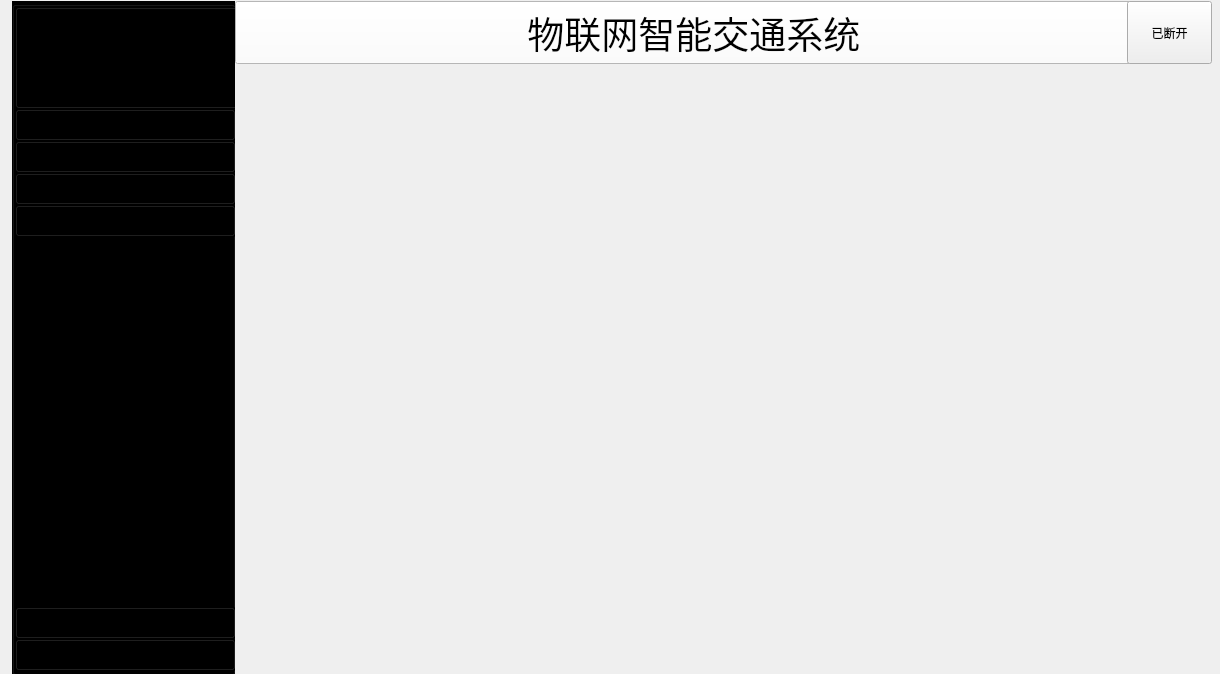
<?xml version="1.0" encoding="UTF-8"?>
<ui version="4.0">
 <class>Widget</class>
 <widget class="QWidget" name="Widget">
  <property name="geometry">
   <rect>
    <x>0</x>
    <y>0</y>
    <width>1220</width>
    <height>674</height>
   </rect>
  </property>
  <property name="windowTitle">
   <string>BugKiller</string>
  </property>
  <property name="windowIcon">
   <iconset resource="icons.qrc">
    <normaloff>:/icon/BKlogo.png</normaloff>:/icon/BKlogo.png</iconset>
  </property>
  <widget class="QWidget" name="layoutWidget">
   <property name="geometry">
    <rect>
     <x>1</x>
     <y>-10</y>
     <width>1222</width>
     <height>686</height>
    </rect>
   </property>
   <layout class="QHBoxLayout" name="horizontalLayout_3">
    <property name="spacing">
     <number>0</number>
    </property>
    <item>
     <widget class="QGroupBox" name="groupBox">
      <property name="sizePolicy">
       <sizepolicy hsizetype="Fixed" vsizetype="Fixed">
        <horstretch>0</horstretch>
        <verstretch>0</verstretch>
       </sizepolicy>
      </property>
      <property name="minimumSize">
       <size>
        <width>223</width>
        <height>674</height>
       </size>
      </property>
      <property name="maximumSize">
       <size>
        <width>223</width>
        <height>680</height>
       </size>
      </property>
      <property name="styleSheet">
       <string notr="true">background-color: rgb(0, 0, 0);</string>
      </property>
      <property name="title">
       <string/>
      </property>
      <layout class="QVBoxLayout" name="verticalLayout_2">
       <property name="spacing">
        <number>0</number>
       </property>
       <property name="leftMargin">
        <number>0</number>
       </property>
       <property name="topMargin">
        <number>0</number>
       </property>
       <property name="rightMargin">
        <number>0</number>
       </property>
       <property name="bottomMargin">
        <number>1</number>
       </property>
       <item>
        <widget class="QPushButton" name="titleBtn">
         <property name="sizePolicy">
          <sizepolicy hsizetype="Fixed" vsizetype="Fixed">
           <horstretch>0</horstretch>
           <verstretch>0</verstretch>
          </sizepolicy>
         </property>
         <property name="minimumSize">
          <size>
           <width>223</width>
           <height>102</height>
          </size>
         </property>
         <property name="styleSheet">
          <string notr="true">background-image: url(:/icon/title.png);</string>
         </property>
         <property name="text">
          <string/>
         </property>
        </widget>
       </item>
       <item>
        <widget class="QPushButton" name="welcomeBtn">
         <property name="sizePolicy">
          <sizepolicy hsizetype="Fixed" vsizetype="Fixed">
           <horstretch>0</horstretch>
           <verstretch>0</verstretch>
          </sizepolicy>
         </property>
         <property name="minimumSize">
          <size>
           <width>221</width>
           <height>32</height>
          </size>
         </property>
         <property name="maximumSize">
          <size>
           <width>221</width>
           <height>32</height>
          </size>
         </property>
         <property name="font">
          <font>
           <family>Arial</family>
           <pointsize>16</pointsize>
           <weight>75</weight>
           <bold>true</bold>
          </font>
         </property>
         <property name="styleSheet">
          <string notr="true"/>
         </property>
         <property name="text">
          <string>        欢迎        &gt;</string>
         </property>
         <property name="icon">
          <iconset resource="icons.qrc">
           <normaloff>:/icon/hello.png</normaloff>:/icon/hello.png</iconset>
         </property>
        </widget>
       </item>
       <item>
        <widget class="QPushButton" name="mainBtn">
         <property name="sizePolicy">
          <sizepolicy hsizetype="Fixed" vsizetype="Fixed">
           <horstretch>0</horstretch>
           <verstretch>0</verstretch>
          </sizepolicy>
         </property>
         <property name="minimumSize">
          <size>
           <width>221</width>
           <height>32</height>
          </size>
         </property>
         <property name="maximumSize">
          <size>
           <width>221</width>
           <height>32</height>
          </size>
         </property>
         <property name="font">
          <font>
           <family>Arial</family>
           <pointsize>16</pointsize>
           <weight>75</weight>
           <bold>true</bold>
          </font>
         </property>
         <property name="styleSheet">
          <string notr="true"/>
         </property>
         <property name="text">
          <string>     路况管控      &gt;</string>
         </property>
         <property name="icon">
          <iconset resource="icons.qrc">
           <normaloff>:/icon/main.png</normaloff>:/icon/main.png</iconset>
         </property>
        </widget>
       </item>
       <item>
        <widget class="QPushButton" name="carMapBtn">
         <property name="sizePolicy">
          <sizepolicy hsizetype="Fixed" vsizetype="Fixed">
           <horstretch>0</horstretch>
           <verstretch>0</verstretch>
          </sizepolicy>
         </property>
         <property name="minimumSize">
          <size>
           <width>221</width>
           <height>32</height>
          </size>
         </property>
         <property name="maximumSize">
          <size>
           <width>221</width>
           <height>32</height>
          </size>
         </property>
         <property name="baseSize">
          <size>
           <width>0</width>
           <height>0</height>
          </size>
         </property>
         <property name="font">
          <font>
           <family>Arial</family>
           <pointsize>16</pointsize>
           <weight>75</weight>
           <bold>true</bold>
          </font>
         </property>
         <property name="styleSheet">
          <string notr="true"/>
         </property>
         <property name="text">
          <string>     车辆控制      &gt;</string>
         </property>
         <property name="icon">
          <iconset resource="icons.qrc">
           <normaloff>:/icon/count.png</normaloff>:/icon/count.png</iconset>
         </property>
        </widget>
       </item>
       <item>
        <widget class="QPushButton" name="autoNavigationBtn">
         <property name="sizePolicy">
          <sizepolicy hsizetype="Fixed" vsizetype="Fixed">
           <horstretch>0</horstretch>
           <verstretch>0</verstretch>
          </sizepolicy>
         </property>
         <property name="minimumSize">
          <size>
           <width>221</width>
           <height>32</height>
          </size>
         </property>
         <property name="maximumSize">
          <size>
           <width>221</width>
           <height>32</height>
          </size>
         </property>
         <property name="sizeIncrement">
          <size>
           <width>0</width>
           <height>0</height>
          </size>
         </property>
         <property name="font">
          <font>
           <family>Arial</family>
           <pointsize>16</pointsize>
           <weight>75</weight>
           <bold>true</bold>
          </font>
         </property>
         <property name="styleSheet">
          <string notr="true"/>
         </property>
         <property name="text">
          <string>     自动导航     &gt;</string>
         </property>
         <property name="icon">
          <iconset resource="icons.qrc">
           <normaloff>:/icon/cut.png</normaloff>:/icon/cut.png</iconset>
         </property>
        </widget>
       </item>
       <item>
        <spacer name="verticalSpacer">
         <property name="orientation">
          <enum>Qt::Vertical</enum>
         </property>
         <property name="sizeHint" stdset="0">
          <size>
           <width>20</width>
           <height>40</height>
          </size>
         </property>
        </spacer>
       </item>
       <item>
        <widget class="QPushButton" name="settingBtn">
         <property name="sizePolicy">
          <sizepolicy hsizetype="Fixed" vsizetype="Fixed">
           <horstretch>0</horstretch>
           <verstretch>0</verstretch>
          </sizepolicy>
         </property>
         <property name="minimumSize">
          <size>
           <width>221</width>
           <height>32</height>
          </size>
         </property>
         <property name="maximumSize">
          <size>
           <width>221</width>
           <height>32</height>
          </size>
         </property>
         <property name="font">
          <font>
           <family>Arial</family>
           <pointsize>16</pointsize>
           <weight>75</weight>
           <bold>true</bold>
          </font>
         </property>
         <property name="styleSheet">
          <string notr="true"/>
         </property>
         <property name="text">
          <string>        设置        &gt;</string>
         </property>
         <property name="icon">
          <iconset resource="icons.qrc">
           <normaloff>:/icon/help.png</normaloff>:/icon/help.png</iconset>
         </property>
        </widget>
       </item>
       <item>
        <widget class="QPushButton" name="aboutBtn">
         <property name="sizePolicy">
          <sizepolicy hsizetype="Fixed" vsizetype="Fixed">
           <horstretch>0</horstretch>
           <verstretch>0</verstretch>
          </sizepolicy>
         </property>
         <property name="minimumSize">
          <size>
           <width>221</width>
           <height>32</height>
          </size>
         </property>
         <property name="maximumSize">
          <size>
           <width>221</width>
           <height>32</height>
          </size>
         </property>
         <property name="font">
          <font>
           <family>Arial</family>
           <pointsize>16</pointsize>
           <weight>75</weight>
           <bold>true</bold>
          </font>
         </property>
         <property name="styleSheet">
          <string notr="true"/>
         </property>
         <property name="text">
          <string>        关于        &gt;</string>
         </property>
         <property name="icon">
          <iconset resource="icons.qrc">
           <normaloff>:/icon/about.png</normaloff>:/icon/about.png</iconset>
         </property>
        </widget>
       </item>
      </layout>
     </widget>
    </item>
    <item>
     <layout class="QVBoxLayout" name="verticalLayout">
      <property name="spacing">
       <number>0</number>
      </property>
      <item>
       <layout class="QHBoxLayout" name="horizontalLayout">
        <property name="spacing">
         <number>0</number>
        </property>
        <item>
         <widget class="QPushButton" name="sysTitleBtn">
          <property name="sizePolicy">
           <sizepolicy hsizetype="Preferred" vsizetype="Preferred">
            <horstretch>0</horstretch>
            <verstretch>0</verstretch>
           </sizepolicy>
          </property>
          <property name="minimumSize">
           <size>
            <width>908</width>
            <height>61</height>
           </size>
          </property>
          <property name="font">
           <font>
            <family>华文仿宋</family>
            <pointsize>28</pointsize>
           </font>
          </property>
          <property name="styleSheet">
           <string notr="true">background-color: rgb(255, 255, 255);</string>
          </property>
          <property name="text">
           <string> 物联网智能交通系统</string>
          </property>
          <property name="icon">
           <iconset resource="icons.qrc">
            <normaloff>:/icon/IOTlogo.png</normaloff>:/icon/IOTlogo.png</iconset>
          </property>
          <property name="iconSize">
           <size>
            <width>55</width>
            <height>55</height>
           </size>
          </property>
         </widget>
        </item>
        <item>
         <widget class="QPushButton" name="connectBtn">
          <property name="sizePolicy">
           <sizepolicy hsizetype="Fixed" vsizetype="Fixed">
            <horstretch>0</horstretch>
            <verstretch>0</verstretch>
           </sizepolicy>
          </property>
          <property name="minimumSize">
           <size>
            <width>85</width>
            <height>63</height>
           </size>
          </property>
          <property name="maximumSize">
           <size>
            <width>16777215</width>
            <height>16777215</height>
           </size>
          </property>
          <property name="text">
           <string>已断开</string>
          </property>
          <property name="icon">
           <iconset resource="icons.qrc">
            <normaloff>:/icon/open.png</normaloff>:/icon/open.png</iconset>
          </property>
         </widget>
        </item>
       </layout>
      </item>
      <item>
       <layout class="QHBoxLayout" name="horizontalLayout_2">
        <item>
         <widget class="QStackedWidget" name="mapBoardSkd">
          <property name="minimumSize">
           <size>
            <width>758</width>
            <height>615</height>
           </size>
          </property>
          <property name="currentIndex">
           <number>-1</number>
          </property>
         </widget>
        </item>
        <item>
         <widget class="QStackedWidget" name="controlBoardSkd">
          <property name="minimumSize">
           <size>
            <width>223</width>
            <height>615</height>
           </size>
          </property>
          <property name="maximumSize">
           <size>
            <width>223</width>
            <height>16777215</height>
           </size>
          </property>
         </widget>
        </item>
       </layout>
      </item>
     </layout>
    </item>
   </layout>
  </widget>
 </widget>
 <layoutdefault spacing="6" margin="11"/>
 <resources>
  <include location="icons.qrc"/>
 </resources>
 <connections/>
</ui>
